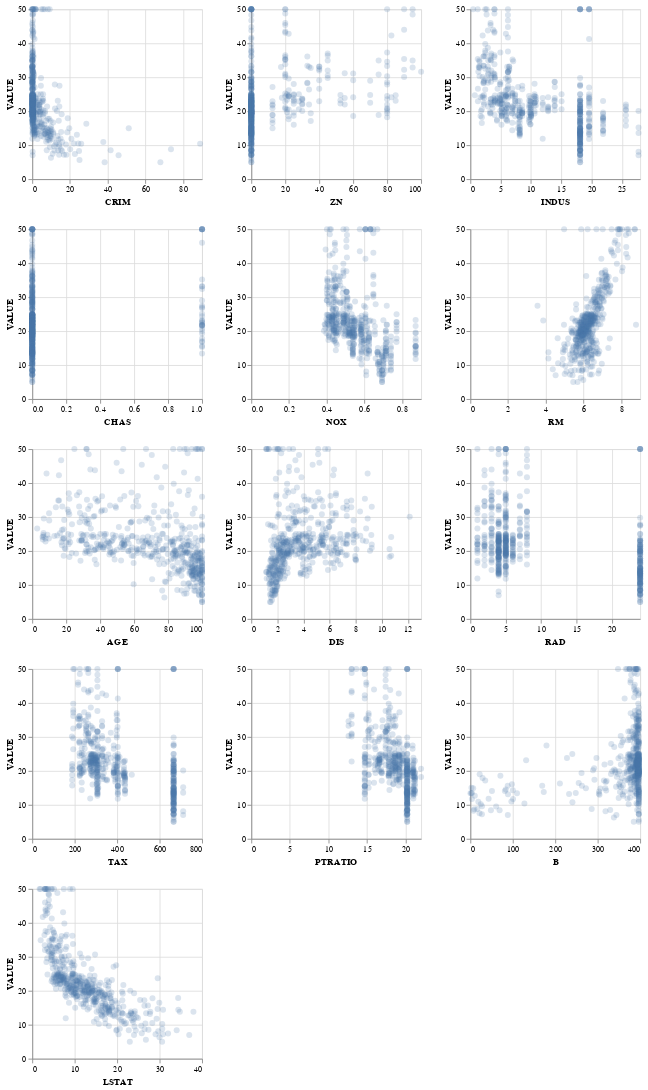

Notebook code cell kept with this figure:
### Markdown cell above
Otra opción interesante puede ser mostrar la relación entre cada factor y la variable dependiente, haciendo un scatterplot por cada una de ellas. En este caso, utilizamos otra técnica que puede resultar de utilidad en el análisis exploratorio: hacer marcas semitransparentes (ver en el código el valor opacity=0.2) para que, si se superponen unas sobre otras, aparezca una zona más oscura que nos muestre que hay más densidad de datos en esa zona. De esta manera podemos tener una idea general de un número de datos mucho más grande en una visualización más compacta.

### Code cell
# El método repeat de Altair nos permite repetir un mismo gráfico con alguna codificación cambiada,
# como por ejemplo el eje X en este ejemplo.

alt.Chart(boston, height = 200, width = 200).mark_point(filled = True, opacity=0.2, size = 50)\
    .encode(x = alt.X(alt.repeat('repeat'), type = 'quantitative'), y = 'VALUE:Q')\
    .repeat(repeat=boston.columns.to_list()[0:13], columns = 3)

### Figure 1 — Vega-Lite specification as saved in the notebook (floating-point values rounded to 4 significant figures; data arrays with more than 128 entries replaced by an {"elided": "..."} marker saying what was removed)
{"config": {"view": {"continuousWidth": 400, "continuousHeight": 300}}, "repeat": ["CRIM", "ZN", "INDUS", "CHAS", "NOX", "RM", "AGE", "DIS", "RAD", "TAX", "PTRATIO", "B", "LSTAT"], "spec": {"data": {"name": "data-fd88706d7dded4ae1ce32ccad75c9d60"}, "mark": {"type": "point", "filled": true, "opacity": 0.2, "size": 50}, "encoding": {"x": {"type": "quantitative", "field": {"repeat": "repeat"}}, "y": {"type": "quantitative", "field": "VALUE"}}, "height": 200, "width": 200}, "columns": 3, "$schema": "https://vega.github.io/schema/vega-lite/v4.8.1.json", "datasets": {"data-fd88706d7dded4ae1ce32ccad75c9d60": {"elided": "506 records"}}}
